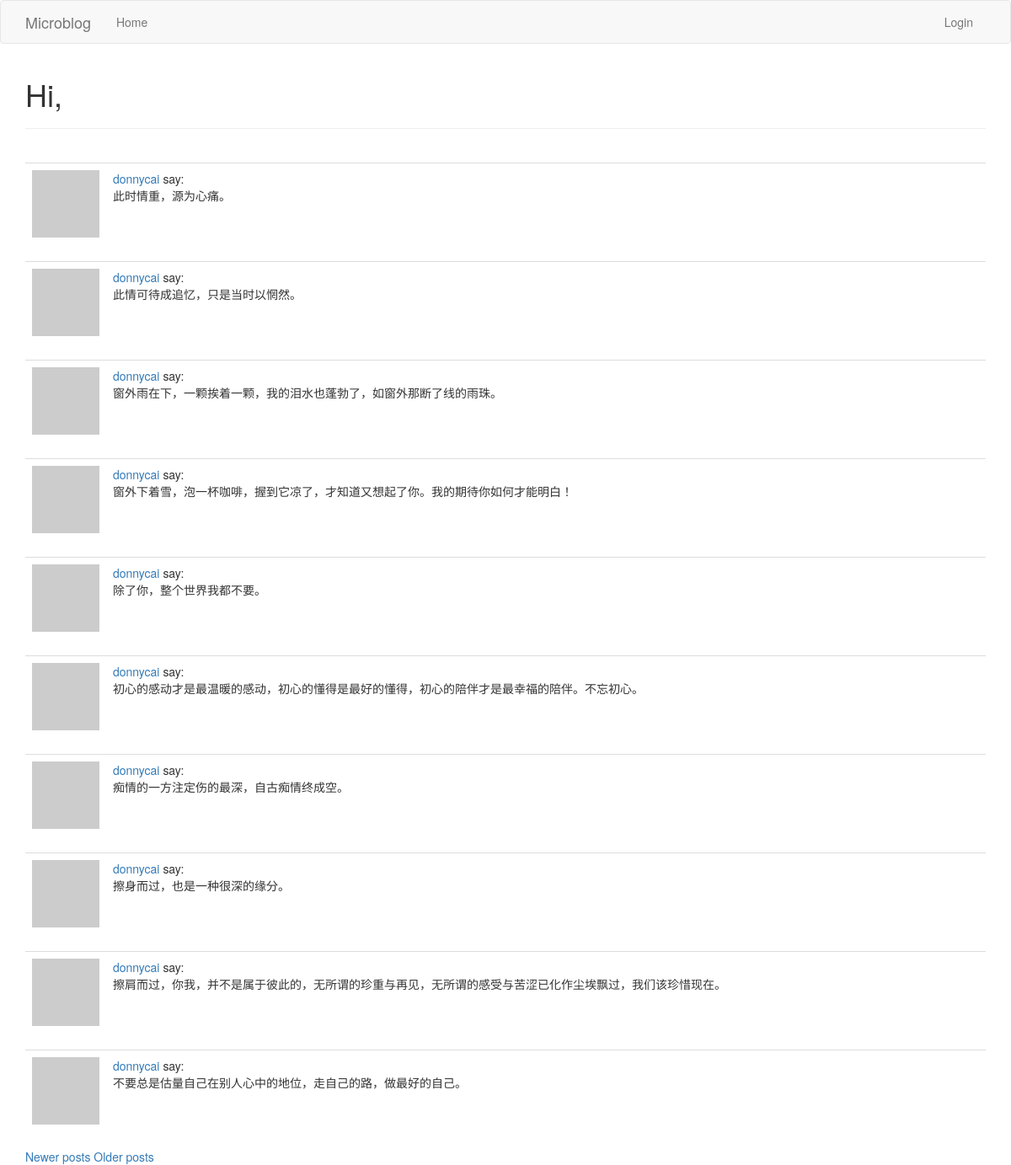
/explore?page=3, run on the app's committed database.
### app/models.py (models this page shows, shortened)
class Post(db.Model):
    id = db.Column(db.Integer, primary_key=True)
    body = db.Column(db.String(140))
    timestamp = db.Column(db.DateTime, index=True, default=datetime.utcnow)
    user_id = db.Column(db.Integer, db.ForeignKey('user.id'))

class User(UserMixin, db.Model):
    id = db.Column(db.Integer, primary_key=True)
    username = db.Column(db.String(64), index=True, unique=True)
    email = db.Column(db.String(128), index=True, unique=True)
    password_hash = db.Column(db.String(128))
    about_me = db.Column(db.String(140))
    last_seen = db.Column(db.DateTime, default=datetime.utcnow)
    posts = db.relationship('Post', backref='author', lazy='dynamic')
    followed = db.relationship('User', secondary=followers,
                               primaryjoin=(followers.c.follower_id == id),
                               secondaryjoin=(followers.c.followed_id == id),
                               backref=db.backref('followers', lazy='dynamic'), lazy='dynamic')
    def avatar(self, size):
        digest = md5(self.email.lower().encode('utf-8')).hexdigest()
        return 'https://s.gravatar.com/avatar/{}?d=identicon&s={}'.format(digest, size)

### app/routes.py (the view)
@app.route('/explore')
def explore():
    page = request.args.get('page', 1, type=int)
    posts = Post.query.order_by(Post.timestamp.desc()).paginate(
        page, app.config['POSTS_PER_PAGE'], False)
    next_url = url_for('explore', page=posts.next_num) \
        if posts.has_next else None
    prev_url = url_for('explore', page=posts.prev_num) \
        if posts.has_prev else None
    return render_template('index.html', posts=posts.items, title='Explore',
                           next_url=next_url, prev_url=prev_url)

### app/routes.py (called while the page is built)
@app.before_request
def before_request():
    if current_user.is_authenticated:
        current_user.last_seen = datetime.utcnow()
        db.session.commit()

### app/templates/index.html (shortened to what this page needs)
{% extends "base.html" %}
{% import 'bootstrap/wtf.html' as wtf %}
{% block app_content %}
    <h1>Hi, {% if current_user %}{{ current_user.username }}{% else %}Tourists{% endif %}</h1>
    <hr>
    <br>
    {% for post in posts %}
        {% include '_post.html' %}
    {% endfor %}
    {% if prev_url %}
        <a href="{{ prev_url }}">Newer posts</a>
    {% endif %}
    {% if next_url %}
        <a href="{{ next_url }}">Older posts</a>
    {% endif %}
{% endblock %}

### app/templates/_post.html
<table class="table table-hover">
    <tr valign="top">
        <td width="70px">
            <a href="{{ url_for('user', username=post.author.username) }}">
                <img src="{{ post.author.avatar(36) }}">
            </a>
        </td>
        <td>
            <a href="{{ url_for('user', username=post.author.username) }}">
                {{ post.author.username }}
            </a>
            say:
            <br>{{ post.body }}</td>
    </tr>
</table>

### data on the page
Post: author.username "donnycai", body "此时情重，源为心痛。"
Post: author.username "donnycai", body "此情可待成追忆，只是当时以惘然。"
Post: author.username "donnycai", body "窗外雨在下，一颗挨着一颗，我的泪水也蓬勃了，如窗外那断了线的雨珠。"
Post: author.username "donnycai", body "窗外下着雪，泡一杯咖啡，握到它凉了，才知道又想起了你。我的期待你如何才能明白！"
Post: author.username "donnycai", body "除了你，整个世界我都不要。"
Post: author.username "donnycai", body "初心的感动才是最温暖的感动，初心的懂得是最好的懂得，初心的陪伴才是最幸福的陪伴。不忘初心。"
Post: author.username "donnycai", body "痴情的一方注定伤的最深，自古痴情终成空。"
Post: author.username "donnycai", body "擦身而过，也是一种很深的缘分。"
Post: author.username "donnycai", body "擦肩而过，你我，并不是属于彼此的，无所谓的珍重与再见，无所谓的感受与苦涩已化作尘埃飘过，我们该珍惜现在。"
Post: author.username "donnycai", body "不要总是估量自己在别人心中的地位，走自己的路，做最好的自己。"
